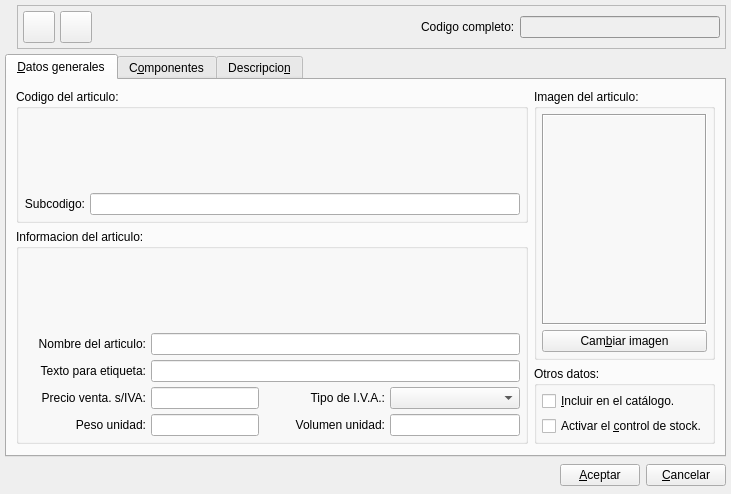
<ui version="4.0" >
 <class>ArticuloBase</class>
 <widget class="QWidget" name="ArticuloBase" >
  <property name="geometry" >
   <rect>
    <x>0</x>
    <y>0</y>
    <width>731</width>
    <height>490</height>
   </rect>
  </property>
  <property name="focusPolicy" >
   <enum>Qt::StrongFocus</enum>
  </property>
  <property name="windowTitle" >
   <string>Nuevo articulo</string>
  </property>
  <property name="windowIcon" >
   <iconset resource="../../bulmages.qrc" >:/Bulmafact48x48/images/png/48x48/i_bulmages_articulos.48x48.png</iconset>
  </property>
  <layout class="QGridLayout" >
   <property name="margin" >
    <number>5</number>
   </property>
   <property name="spacing" >
    <number>5</number>
   </property>
   <item row="1" column="0" >
    <widget class="QTabWidget" name="mui_tab" >
     <property name="currentIndex" >
      <number>0</number>
     </property>
     <widget class="QWidget" name="tab1" >
      <attribute name="title" >
       <string>&amp;Datos generales</string>
      </attribute>
      <layout class="QGridLayout" >
       <property name="margin" >
        <number>9</number>
       </property>
       <property name="spacing" >
        <number>6</number>
       </property>
       <item rowspan="2" row="1" column="0" >
        <widget class="QGroupBox" name="groupBox_2" >
         <property name="sizePolicy" >
          <sizepolicy>
           <hsizetype>5</hsizetype>
           <vsizetype>5</vsizetype>
           <horstretch>0</horstretch>
           <verstretch>0</verstretch>
          </sizepolicy>
         </property>
         <property name="title" >
          <string>Informacion del articulo:</string>
         </property>
         <layout class="QGridLayout" >
          <property name="margin" >
           <number>5</number>
          </property>
          <property name="spacing" >
           <number>5</number>
          </property>
          <item row="0" column="0" colspan="4" >
           <widget class="BusquedaTipoArticulo" native="1" name="mui_idtipoarticulo" >
            <property name="sizePolicy" >
             <sizepolicy>
              <hsizetype>7</hsizetype>
              <vsizetype>7</vsizetype>
              <horstretch>0</horstretch>
              <verstretch>0</verstretch>
             </sizepolicy>
            </property>
            <property name="minimumSize" >
             <size>
              <width>0</width>
              <height>74</height>
             </size>
            </property>
            <property name="focusPolicy" >
             <enum>Qt::StrongFocus</enum>
            </property>
           </widget>
          </item>
          <item row="4" column="1" >
           <widget class="QLineEdit" name="mui_pesoundarticulo" >
            <property name="sizePolicy" >
             <sizepolicy>
              <hsizetype>0</hsizetype>
              <vsizetype>0</vsizetype>
              <horstretch>0</horstretch>
              <verstretch>0</verstretch>
             </sizepolicy>
            </property>
            <property name="focusPolicy" >
             <enum>Qt::StrongFocus</enum>
            </property>
            <property name="alignment" >
             <set>Qt::AlignRight</set>
            </property>
           </widget>
          </item>
          <item row="4" column="3" >
           <widget class="QLineEdit" name="mui_volumenundarticulo" >
            <property name="sizePolicy" >
             <sizepolicy>
              <hsizetype>0</hsizetype>
              <vsizetype>5</vsizetype>
              <horstretch>0</horstretch>
              <verstretch>0</verstretch>
             </sizepolicy>
            </property>
            <property name="minimumSize" >
             <size>
              <width>130</width>
              <height>0</height>
             </size>
            </property>
            <property name="focusPolicy" >
             <enum>Qt::StrongFocus</enum>
            </property>
            <property name="alignment" >
             <set>Qt::AlignRight</set>
            </property>
           </widget>
          </item>
          <item row="4" column="0" >
           <widget class="QLabel" name="textLabel3_2_4" >
            <property name="sizePolicy" >
             <sizepolicy>
              <hsizetype>5</hsizetype>
              <vsizetype>5</vsizetype>
              <horstretch>0</horstretch>
              <verstretch>0</verstretch>
             </sizepolicy>
            </property>
            <property name="text" >
             <string>Peso unidad:</string>
            </property>
            <property name="alignment" >
             <set>Qt::AlignRight|Qt::AlignTrailing|Qt::AlignVCenter</set>
            </property>
           </widget>
          </item>
          <item row="3" column="1" >
           <widget class="QLineEdit" name="mui_pvparticulo" >
            <property name="sizePolicy" >
             <sizepolicy>
              <hsizetype>0</hsizetype>
              <vsizetype>0</vsizetype>
              <horstretch>0</horstretch>
              <verstretch>0</verstretch>
             </sizepolicy>
            </property>
            <property name="focusPolicy" >
             <enum>Qt::StrongFocus</enum>
            </property>
            <property name="alignment" >
             <set>Qt::AlignRight</set>
            </property>
           </widget>
          </item>
          <item row="3" column="0" >
           <widget class="QLabel" name="textLabel3_2_3" >
            <property name="sizePolicy" >
             <sizepolicy>
              <hsizetype>5</hsizetype>
              <vsizetype>5</vsizetype>
              <horstretch>0</horstretch>
              <verstretch>0</verstretch>
             </sizepolicy>
            </property>
            <property name="text" >
             <string>Precio venta. s/IVA:</string>
            </property>
            <property name="alignment" >
             <set>Qt::AlignRight|Qt::AlignTrailing|Qt::AlignVCenter</set>
            </property>
           </widget>
          </item>
          <item row="1" column="1" colspan="3" >
           <widget class="QLineEdit" name="mui_nomarticulo" />
          </item>
          <item row="1" column="0" >
           <widget class="QLabel" name="textLabel2" >
            <property name="sizePolicy" >
             <sizepolicy>
              <hsizetype>5</hsizetype>
              <vsizetype>5</vsizetype>
              <horstretch>0</horstretch>
              <verstretch>0</verstretch>
             </sizepolicy>
            </property>
            <property name="text" >
             <string>Nombre del articulo:</string>
            </property>
            <property name="alignment" >
             <set>Qt::AlignRight|Qt::AlignTrailing|Qt::AlignVCenter</set>
            </property>
           </widget>
          </item>
          <item row="2" column="1" colspan="3" >
           <widget class="QLineEdit" name="mui_abrevarticulo" >
            <property name="enabled" >
             <bool>true</bool>
            </property>
           </widget>
          </item>
          <item row="2" column="0" >
           <widget class="QLabel" name="textLabel12" >
            <property name="enabled" >
             <bool>true</bool>
            </property>
            <property name="sizePolicy" >
             <sizepolicy>
              <hsizetype>5</hsizetype>
              <vsizetype>5</vsizetype>
              <horstretch>0</horstretch>
              <verstretch>0</verstretch>
             </sizepolicy>
            </property>
            <property name="text" >
             <string>Texto para etiqueta:</string>
            </property>
            <property name="alignment" >
             <set>Qt::AlignRight|Qt::AlignTrailing|Qt::AlignVCenter</set>
            </property>
           </widget>
          </item>
          <item row="4" column="2" >
           <widget class="QLabel" name="textLabel3_2_5" >
            <property name="sizePolicy" >
             <sizepolicy>
              <hsizetype>5</hsizetype>
              <vsizetype>5</vsizetype>
              <horstretch>0</horstretch>
              <verstretch>0</verstretch>
             </sizepolicy>
            </property>
            <property name="text" >
             <string>Volumen unidad:</string>
            </property>
            <property name="alignment" >
             <set>Qt::AlignRight|Qt::AlignTrailing|Qt::AlignVCenter</set>
            </property>
           </widget>
          </item>
          <item row="3" column="3" >
           <widget class="BusquedaTipoIva" name="mui_idtipo_iva" >
            <property name="sizePolicy" >
             <sizepolicy>
              <hsizetype>0</hsizetype>
              <vsizetype>5</vsizetype>
              <horstretch>0</horstretch>
              <verstretch>0</verstretch>
             </sizepolicy>
            </property>
            <property name="minimumSize" >
             <size>
              <width>130</width>
              <height>0</height>
             </size>
            </property>
           </widget>
          </item>
          <item row="3" column="2" >
           <widget class="QLabel" name="textLabel10" >
            <property name="sizePolicy" >
             <sizepolicy>
              <hsizetype>5</hsizetype>
              <vsizetype>5</vsizetype>
              <horstretch>0</horstretch>
              <verstretch>0</verstretch>
             </sizepolicy>
            </property>
            <property name="text" >
             <string>Tipo de I.V.A.:</string>
            </property>
            <property name="alignment" >
             <set>Qt::AlignRight|Qt::AlignTrailing|Qt::AlignVCenter</set>
            </property>
           </widget>
          </item>
         </layout>
        </widget>
       </item>
       <item rowspan="2" row="0" column="1" >
        <widget class="QGroupBox" name="groupBox_4" >
         <property name="title" >
          <string>Imagen del articulo:</string>
         </property>
         <layout class="QVBoxLayout" >
          <property name="margin" >
           <number>5</number>
          </property>
          <property name="spacing" >
           <number>5</number>
          </property>
          <item>
           <widget class="QLabel" name="m_imagen" >
            <property name="sizePolicy" >
             <sizepolicy>
              <hsizetype>5</hsizetype>
              <vsizetype>5</vsizetype>
              <horstretch>0</horstretch>
              <verstretch>0</verstretch>
             </sizepolicy>
            </property>
            <property name="minimumSize" >
             <size>
              <width>150</width>
              <height>150</height>
             </size>
            </property>
            <property name="frameShape" >
             <enum>QFrame::Box</enum>
            </property>
            <property name="frameShadow" >
             <enum>QFrame::Sunken</enum>
            </property>
            <property name="pixmap" >
             <pixmap/>
            </property>
            <property name="scaledContents" >
             <bool>true</bool>
            </property>
           </widget>
          </item>
          <item>
           <widget class="QPushButton" name="mui_cambiarimagen" >
            <property name="text" >
             <string>Cam&amp;biar imagen</string>
            </property>
           </widget>
          </item>
         </layout>
        </widget>
       </item>
       <item row="2" column="1" >
        <widget class="QGroupBox" name="groupBox_3" >
         <property name="sizePolicy" >
          <sizepolicy>
           <hsizetype>5</hsizetype>
           <vsizetype>0</vsizetype>
           <horstretch>0</horstretch>
           <verstretch>0</verstretch>
          </sizepolicy>
         </property>
         <property name="title" >
          <string>Otros datos:</string>
         </property>
         <layout class="QVBoxLayout" >
          <property name="margin" >
           <number>5</number>
          </property>
          <property name="spacing" >
           <number>5</number>
          </property>
          <item>
           <widget class="QCheckBox" name="mui_presentablearticulo" >
            <property name="toolTip" >
             <string>Incluir este articulo en el catalogo.</string>
            </property>
            <property name="text" >
             <string>&amp;Incluir en el catálogo.</string>
            </property>
           </widget>
          </item>
          <item>
           <widget class="QCheckBox" name="mui_controlstockarticulo" >
            <property name="toolTip" >
             <string>Activar el control de stock para este articulo.</string>
            </property>
            <property name="text" >
             <string>Activar el &amp;control de stock.</string>
            </property>
           </widget>
          </item>
         </layout>
        </widget>
       </item>
       <item row="0" column="0" >
        <widget class="QGroupBox" name="groupBox" >
         <property name="sizePolicy" >
          <sizepolicy>
           <hsizetype>5</hsizetype>
           <vsizetype>5</vsizetype>
           <horstretch>0</horstretch>
           <verstretch>0</verstretch>
          </sizepolicy>
         </property>
         <property name="title" >
          <string>Codigo del articulo:</string>
         </property>
         <layout class="QGridLayout" >
          <property name="margin" >
           <number>5</number>
          </property>
          <property name="spacing" >
           <number>5</number>
          </property>
          <item row="0" column="0" colspan="2" >
           <widget class="BusquedaFamilia" native="1" name="mui_idfamilia" >
            <property name="minimumSize" >
             <size>
              <width>0</width>
              <height>74</height>
             </size>
            </property>
            <property name="focusPolicy" >
             <enum>Qt::StrongFocus</enum>
            </property>
           </widget>
          </item>
          <item row="1" column="0" >
           <widget class="QLabel" name="textLabel1_2" >
            <property name="sizePolicy" >
             <sizepolicy>
              <hsizetype>5</hsizetype>
              <vsizetype>5</vsizetype>
              <horstretch>0</horstretch>
              <verstretch>0</verstretch>
             </sizepolicy>
            </property>
            <property name="text" >
             <string>Subcodigo:</string>
            </property>
            <property name="textFormat" >
             <enum>Qt::AutoText</enum>
            </property>
            <property name="scaledContents" >
             <bool>false</bool>
            </property>
            <property name="alignment" >
             <set>Qt::AlignRight|Qt::AlignTrailing|Qt::AlignVCenter</set>
            </property>
           </widget>
          </item>
          <item row="1" column="1" >
           <widget class="QLineEdit" name="mui_codarticulo" >
            <property name="sizePolicy" >
             <sizepolicy>
              <hsizetype>7</hsizetype>
              <vsizetype>0</vsizetype>
              <horstretch>0</horstretch>
              <verstretch>0</verstretch>
             </sizepolicy>
            </property>
           </widget>
          </item>
         </layout>
        </widget>
       </item>
       <item row="3" column="0" >
        <spacer>
         <property name="orientation" >
          <enum>Qt::Vertical</enum>
         </property>
         <property name="sizeHint" >
          <size>
           <width>20</width>
           <height>21</height>
          </size>
         </property>
        </spacer>
       </item>
       <item row="3" column="1" >
        <spacer>
         <property name="orientation" >
          <enum>Qt::Vertical</enum>
         </property>
         <property name="sizeType" >
          <enum>QSizePolicy::Ignored</enum>
         </property>
         <property name="sizeHint" >
          <size>
           <width>20</width>
           <height>40</height>
          </size>
         </property>
        </spacer>
       </item>
      </layout>
     </widget>
     <widget class="QWidget" name="Tab2" >
      <attribute name="title" >
       <string>C&amp;omponentes</string>
      </attribute>
      <layout class="QVBoxLayout" >
       <property name="margin" >
        <number>5</number>
       </property>
       <property name="spacing" >
        <number>5</number>
       </property>
       <item>
        <widget class="ListCompArticuloView" native="1" name="m_componentes" />
       </item>
      </layout>
     </widget>
     <widget class="QWidget" name="Tab3" >
      <attribute name="title" >
       <string>Descripcio&amp;n</string>
      </attribute>
      <layout class="QHBoxLayout" >
       <property name="margin" >
        <number>5</number>
       </property>
       <property name="spacing" >
        <number>5</number>
       </property>
       <item>
        <widget class="QTextEdit" name="mui_obserarticulo" />
       </item>
      </layout>
     </widget>
    </widget>
   </item>
   <item row="2" column="0" >
    <layout class="QHBoxLayout" >
     <property name="margin" >
      <number>0</number>
     </property>
     <property name="spacing" >
      <number>6</number>
     </property>
     <item>
      <spacer>
       <property name="orientation" >
        <enum>Qt::Horizontal</enum>
       </property>
       <property name="sizeHint" >
        <size>
         <width>419</width>
         <height>27</height>
        </size>
       </property>
      </spacer>
     </item>
     <item>
      <widget class="QPushButton" name="mui_aceptar" >
       <property name="text" >
        <string>&amp;Aceptar</string>
       </property>
      </widget>
     </item>
     <item>
      <widget class="QPushButton" name="mui_cancelar" >
       <property name="text" >
        <string>&amp;Cancelar</string>
       </property>
      </widget>
     </item>
    </layout>
   </item>
   <item row="0" column="0" >
    <layout class="QHBoxLayout" >
     <property name="margin" >
      <number>0</number>
     </property>
     <property name="spacing" >
      <number>5</number>
     </property>
     <item>
      <widget class="QLabel" name="label" >
       <property name="text" >
        <string/>
       </property>
       <property name="pixmap" >
        <pixmap resource="../../bulmages.qrc" >:/Bulmafact48x48/images/png/48x48/i_bulmages_articulos.48x48.png</pixmap>
       </property>
      </widget>
     </item>
     <item>
      <widget class="QFrame" name="frame" >
       <property name="frameShape" >
        <enum>QFrame::StyledPanel</enum>
       </property>
       <property name="frameShadow" >
        <enum>QFrame::Raised</enum>
       </property>
       <layout class="QHBoxLayout" >
        <property name="margin" >
         <number>5</number>
        </property>
        <property name="spacing" >
         <number>5</number>
        </property>
        <item>
         <widget class="QToolButton" name="mui_guardar" >
          <property name="minimumSize" >
           <size>
            <width>32</width>
            <height>32</height>
           </size>
          </property>
          <property name="maximumSize" >
           <size>
            <width>32</width>
            <height>32</height>
           </size>
          </property>
          <property name="toolTip" >
           <string>Guardar</string>
          </property>
          <property name="whatsThis" >
           <string>Guardar</string>
          </property>
          <property name="text" >
           <string/>
          </property>
          <property name="icon" >
           <iconset resource="../../bulmages.qrc" >:/Genericos32x32/images/png/i_save.xpm</iconset>
          </property>
          <property name="iconSize" >
           <size>
            <width>32</width>
            <height>32</height>
           </size>
          </property>
         </widget>
        </item>
        <item>
         <widget class="QToolButton" name="mui_borrar" >
          <property name="minimumSize" >
           <size>
            <width>32</width>
            <height>32</height>
           </size>
          </property>
          <property name="maximumSize" >
           <size>
            <width>32</width>
            <height>32</height>
           </size>
          </property>
          <property name="toolTip" >
           <string>Borrar</string>
          </property>
          <property name="whatsThis" >
           <string>Borrar</string>
          </property>
          <property name="text" >
           <string/>
          </property>
          <property name="icon" >
           <iconset resource="../../bulmages.qrc" >:/Genericos32x32/images/png/i_editDelete.png</iconset>
          </property>
          <property name="iconSize" >
           <size>
            <width>32</width>
            <height>32</height>
           </size>
          </property>
         </widget>
        </item>
        <item>
         <spacer>
          <property name="orientation" >
           <enum>Qt::Horizontal</enum>
          </property>
          <property name="sizeType" >
           <enum>QSizePolicy::Expanding</enum>
          </property>
          <property name="sizeHint" >
           <size>
            <width>164</width>
            <height>20</height>
           </size>
          </property>
         </spacer>
        </item>
        <item>
         <widget class="QLabel" name="textLabel1" >
          <property name="text" >
           <string>Codigo completo:</string>
          </property>
         </widget>
        </item>
        <item>
         <widget class="QLineEdit" name="mui_codigocompletoarticulo" >
          <property name="sizePolicy" >
           <sizepolicy>
            <hsizetype>0</hsizetype>
            <vsizetype>0</vsizetype>
            <horstretch>0</horstretch>
            <verstretch>0</verstretch>
           </sizepolicy>
          </property>
          <property name="minimumSize" >
           <size>
            <width>200</width>
            <height>0</height>
           </size>
          </property>
          <property name="palette" >
           <palette>
            <active>
             <colorrole role="WindowText" >
              <brush brushstyle="SolidPattern" >
               <color alpha="255" >
                <red>0</red>
                <green>0</green>
                <blue>0</blue>
               </color>
              </brush>
             </colorrole>
             <colorrole role="Button" >
              <brush brushstyle="SolidPattern" >
               <color alpha="255" >
                <red>207</red>
                <green>207</green>
                <blue>207</blue>
               </color>
              </brush>
             </colorrole>
             <colorrole role="Light" >
              <brush brushstyle="SolidPattern" >
               <color alpha="255" >
                <red>237</red>
                <green>237</green>
                <blue>237</blue>
               </color>
              </brush>
             </colorrole>
             <colorrole role="Midlight" >
              <brush brushstyle="SolidPattern" >
               <color alpha="255" >
                <red>231</red>
                <green>231</green>
                <blue>231</blue>
               </color>
              </brush>
             </colorrole>
             <colorrole role="Dark" >
              <brush brushstyle="SolidPattern" >
               <color alpha="255" >
                <red>121</red>
                <green>125</green>
                <blue>121</blue>
               </color>
              </brush>
             </colorrole>
             <colorrole role="Mid" >
              <brush brushstyle="SolidPattern" >
               <color alpha="255" >
                <red>166</red>
                <green>166</green>
                <blue>166</blue>
               </color>
              </brush>
             </colorrole>
             <colorrole role="Text" >
              <brush brushstyle="SolidPattern" >
               <color alpha="255" >
                <red>0</red>
                <green>0</green>
                <blue>0</blue>
               </color>
              </brush>
             </colorrole>
             <colorrole role="BrightText" >
              <brush brushstyle="SolidPattern" >
               <color alpha="255" >
                <red>255</red>
                <green>255</green>
                <blue>255</blue>
               </color>
              </brush>
             </colorrole>
             <colorrole role="ButtonText" >
              <brush brushstyle="SolidPattern" >
               <color alpha="255" >
                <red>0</red>
                <green>0</green>
                <blue>0</blue>
               </color>
              </brush>
             </colorrole>
             <colorrole role="Base" >
              <brush brushstyle="SolidPattern" >
               <color alpha="255" >
                <red>239</red>
                <green>239</green>
                <blue>239</blue>
               </color>
              </brush>
             </colorrole>
             <colorrole role="Window" >
              <brush brushstyle="SolidPattern" >
               <color alpha="255" >
                <red>207</red>
                <green>207</green>
                <blue>207</blue>
               </color>
              </brush>
             </colorrole>
             <colorrole role="Shadow" >
              <brush brushstyle="SolidPattern" >
               <color alpha="255" >
                <red>0</red>
                <green>0</green>
                <blue>0</blue>
               </color>
              </brush>
             </colorrole>
             <colorrole role="Highlight" >
              <brush brushstyle="SolidPattern" >
               <color alpha="255" >
                <red>0</red>
                <green>0</green>
                <blue>0</blue>
               </color>
              </brush>
             </colorrole>
             <colorrole role="HighlightedText" >
              <brush brushstyle="SolidPattern" >
               <color alpha="255" >
                <red>255</red>
                <green>255</green>
                <blue>255</blue>
               </color>
              </brush>
             </colorrole>
             <colorrole role="Link" >
              <brush brushstyle="SolidPattern" >
               <color alpha="255" >
                <red>0</red>
                <green>0</green>
                <blue>255</blue>
               </color>
              </brush>
             </colorrole>
             <colorrole role="LinkVisited" >
              <brush brushstyle="SolidPattern" >
               <color alpha="255" >
                <red>255</red>
                <green>0</green>
                <blue>255</blue>
               </color>
              </brush>
             </colorrole>
             <colorrole role="AlternateBase" >
              <brush brushstyle="SolidPattern" >
               <color alpha="255" >
                <red>231</red>
                <green>231</green>
                <blue>231</blue>
               </color>
              </brush>
             </colorrole>
            </active>
            <inactive>
             <colorrole role="WindowText" >
              <brush brushstyle="SolidPattern" >
               <color alpha="255" >
                <red>0</red>
                <green>0</green>
                <blue>0</blue>
               </color>
              </brush>
             </colorrole>
             <colorrole role="Button" >
              <brush brushstyle="SolidPattern" >
               <color alpha="255" >
                <red>207</red>
                <green>207</green>
                <blue>207</blue>
               </color>
              </brush>
             </colorrole>
             <colorrole role="Light" >
              <brush brushstyle="SolidPattern" >
               <color alpha="255" >
                <red>237</red>
                <green>237</green>
                <blue>237</blue>
               </color>
              </brush>
             </colorrole>
             <colorrole role="Midlight" >
              <brush brushstyle="SolidPattern" >
               <color alpha="255" >
                <red>231</red>
                <green>231</green>
                <blue>231</blue>
               </color>
              </brush>
             </colorrole>
             <colorrole role="Dark" >
              <brush brushstyle="SolidPattern" >
               <color alpha="255" >
                <red>121</red>
                <green>125</green>
                <blue>121</blue>
               </color>
              </brush>
             </colorrole>
             <colorrole role="Mid" >
              <brush brushstyle="SolidPattern" >
               <color alpha="255" >
                <red>166</red>
                <green>166</green>
                <blue>166</blue>
               </color>
              </brush>
             </colorrole>
             <colorrole role="Text" >
              <brush brushstyle="SolidPattern" >
               <color alpha="255" >
                <red>0</red>
                <green>0</green>
                <blue>0</blue>
               </color>
              </brush>
             </colorrole>
             <colorrole role="BrightText" >
              <brush brushstyle="SolidPattern" >
               <color alpha="255" >
                <red>255</red>
                <green>255</green>
                <blue>255</blue>
               </color>
              </brush>
             </colorrole>
             <colorrole role="ButtonText" >
              <brush brushstyle="SolidPattern" >
               <color alpha="255" >
                <red>0</red>
                <green>0</green>
                <blue>0</blue>
               </color>
              </brush>
             </colorrole>
             <colorrole role="Base" >
              <brush brushstyle="SolidPattern" >
               <color alpha="255" >
                <red>239</red>
                <green>239</green>
                <blue>239</blue>
               </color>
              </brush>
             </colorrole>
             <colorrole role="Window" >
              <brush brushstyle="SolidPattern" >
               <color alpha="255" >
                <red>207</red>
                <green>207</green>
                <blue>207</blue>
               </color>
              </brush>
             </colorrole>
             <colorrole role="Shadow" >
              <brush brushstyle="SolidPattern" >
               <color alpha="255" >
                <red>0</red>
                <green>0</green>
                <blue>0</blue>
               </color>
              </brush>
             </colorrole>
             <colorrole role="Highlight" >
              <brush brushstyle="SolidPattern" >
               <color alpha="255" >
                <red>0</red>
                <green>0</green>
                <blue>0</blue>
               </color>
              </brush>
             </colorrole>
             <colorrole role="HighlightedText" >
              <brush brushstyle="SolidPattern" >
               <color alpha="255" >
                <red>255</red>
                <green>255</green>
                <blue>255</blue>
               </color>
              </brush>
             </colorrole>
             <colorrole role="Link" >
              <brush brushstyle="SolidPattern" >
               <color alpha="255" >
                <red>0</red>
                <green>0</green>
                <blue>255</blue>
               </color>
              </brush>
             </colorrole>
             <colorrole role="LinkVisited" >
              <brush brushstyle="SolidPattern" >
               <color alpha="255" >
                <red>255</red>
                <green>0</green>
                <blue>255</blue>
               </color>
              </brush>
             </colorrole>
             <colorrole role="AlternateBase" >
              <brush brushstyle="SolidPattern" >
               <color alpha="255" >
                <red>231</red>
                <green>231</green>
                <blue>231</blue>
               </color>
              </brush>
             </colorrole>
            </inactive>
            <disabled>
             <colorrole role="WindowText" >
              <brush brushstyle="SolidPattern" >
               <color alpha="255" >
                <red>121</red>
                <green>125</green>
                <blue>121</blue>
               </color>
              </brush>
             </colorrole>
             <colorrole role="Button" >
              <brush brushstyle="SolidPattern" >
               <color alpha="255" >
                <red>207</red>
                <green>207</green>
                <blue>207</blue>
               </color>
              </brush>
             </colorrole>
             <colorrole role="Light" >
              <brush brushstyle="SolidPattern" >
               <color alpha="255" >
                <red>237</red>
                <green>237</green>
                <blue>237</blue>
               </color>
              </brush>
             </colorrole>
             <colorrole role="Midlight" >
              <brush brushstyle="SolidPattern" >
               <color alpha="255" >
                <red>231</red>
                <green>231</green>
                <blue>231</blue>
               </color>
              </brush>
             </colorrole>
             <colorrole role="Dark" >
              <brush brushstyle="SolidPattern" >
               <color alpha="255" >
                <red>121</red>
                <green>125</green>
                <blue>121</blue>
               </color>
              </brush>
             </colorrole>
             <colorrole role="Mid" >
              <brush brushstyle="SolidPattern" >
               <color alpha="255" >
                <red>166</red>
                <green>166</green>
                <blue>166</blue>
               </color>
              </brush>
             </colorrole>
             <colorrole role="Text" >
              <brush brushstyle="SolidPattern" >
               <color alpha="255" >
                <red>121</red>
                <green>125</green>
                <blue>121</blue>
               </color>
              </brush>
             </colorrole>
             <colorrole role="BrightText" >
              <brush brushstyle="SolidPattern" >
               <color alpha="255" >
                <red>255</red>
                <green>255</green>
                <blue>255</blue>
               </color>
              </brush>
             </colorrole>
             <colorrole role="ButtonText" >
              <brush brushstyle="SolidPattern" >
               <color alpha="255" >
                <red>121</red>
                <green>125</green>
                <blue>121</blue>
               </color>
              </brush>
             </colorrole>
             <colorrole role="Base" >
              <brush brushstyle="SolidPattern" >
               <color alpha="255" >
                <red>207</red>
                <green>207</green>
                <blue>207</blue>
               </color>
              </brush>
             </colorrole>
             <colorrole role="Window" >
              <brush brushstyle="SolidPattern" >
               <color alpha="255" >
                <red>207</red>
                <green>207</green>
                <blue>207</blue>
               </color>
              </brush>
             </colorrole>
             <colorrole role="Shadow" >
              <brush brushstyle="SolidPattern" >
               <color alpha="255" >
                <red>0</red>
                <green>0</green>
                <blue>0</blue>
               </color>
              </brush>
             </colorrole>
             <colorrole role="Highlight" >
              <brush brushstyle="SolidPattern" >
               <color alpha="255" >
                <red>121</red>
                <green>125</green>
                <blue>121</blue>
               </color>
              </brush>
             </colorrole>
             <colorrole role="HighlightedText" >
              <brush brushstyle="SolidPattern" >
               <color alpha="255" >
                <red>207</red>
                <green>207</green>
                <blue>207</blue>
               </color>
              </brush>
             </colorrole>
             <colorrole role="Link" >
              <brush brushstyle="SolidPattern" >
               <color alpha="255" >
                <red>0</red>
                <green>0</green>
                <blue>255</blue>
               </color>
              </brush>
             </colorrole>
             <colorrole role="LinkVisited" >
              <brush brushstyle="SolidPattern" >
               <color alpha="255" >
                <red>255</red>
                <green>0</green>
                <blue>255</blue>
               </color>
              </brush>
             </colorrole>
             <colorrole role="AlternateBase" >
              <brush brushstyle="SolidPattern" >
               <color alpha="255" >
                <red>231</red>
                <green>231</green>
                <blue>231</blue>
               </color>
              </brush>
             </colorrole>
            </disabled>
           </palette>
          </property>
          <property name="focusPolicy" >
           <enum>Qt::NoFocus</enum>
          </property>
         </widget>
        </item>
       </layout>
      </widget>
     </item>
    </layout>
   </item>
  </layout>
 </widget>
 <layoutdefault spacing="2" margin="2" />
 <customwidgets>
  <customwidget>
   <class>BusquedaTipoIva</class>
   <extends>QComboBox</extends>
   <header>busquedatipoiva.h</header>
  </customwidget>
  <customwidget>
   <class>BusquedaFamilia</class>
   <extends>QWidget</extends>
   <header>busquedafamilia.h</header>
  </customwidget>
  <customwidget>
   <class>BusquedaTipoArticulo</class>
   <extends>QWidget</extends>
   <header>busquedatipoarticulo.h</header>
  </customwidget>
  <customwidget>
   <class>ListCompArticuloView</class>
   <extends>QWidget</extends>
   <header>comparticulolistview.h</header>
  </customwidget>
 </customwidgets>
 <tabstops>
  <tabstop>mui_guardar</tabstop>
  <tabstop>mui_borrar</tabstop>
  <tabstop>mui_aceptar</tabstop>
  <tabstop>mui_cancelar</tabstop>
  <tabstop>mui_tab</tabstop>
  <tabstop>mui_obserarticulo</tabstop>
 </tabstops>
 <resources>
  <include location="../../bulmages.qrc" />
 </resources>
 <connections/>
</ui>
